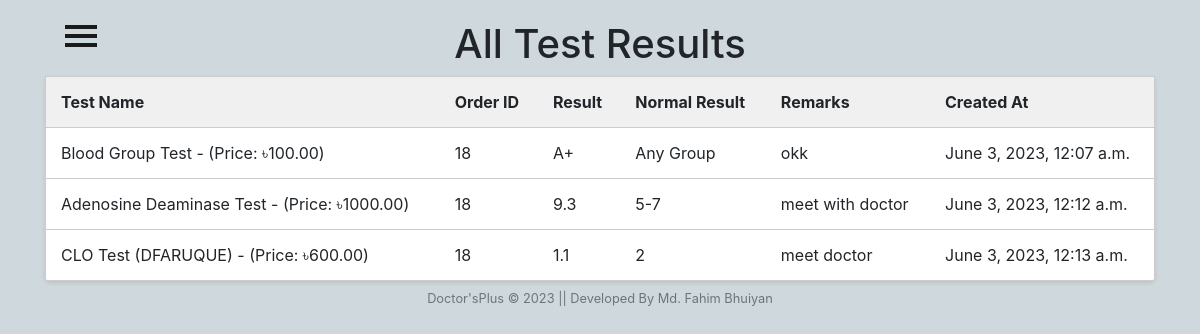
/patient/test-results/ (signed in), run on the app's committed database.
### Home/models.py (models this page shows, shortened)
class TestResult(models.Model):
    test_name = models.ForeignKey(Diagnostic, on_delete=models.CASCADE)
    order = models.ForeignKey(DiagnosticOrder, on_delete=models.CASCADE)
    result = models.CharField(max_length=100)
    normal_result = models.CharField(max_length=100, default='')
    remarks = models.TextField(blank=True)
    created_at = models.DateTimeField(auto_now_add=True)

### adminView/models.py (models this page shows)
class Diagnostic(models.Model):
    CATEGORY_CHOICES = (
        ('Blood', 'Blood'),
        ('Urine', 'Urine'),
        ('Other', 'Other'),
    )
    test_name = models.CharField(max_length=50)
    price = models.DecimalField(max_digits=8, decimal_places=2)
    category = models.CharField(max_length=50, choices=CATEGORY_CHOICES)
    description = models.TextField(max_length=200)
    def __str__(self):
        return f"{self.test_name} - (Price: ৳{self.price})"

### patient/models.py (models this page shows, shortened)
class DiagnosticOrder(models.Model):
    GENDER_CHOICES = (
        ('Male', 'Male'),
        ('Female', 'Female'),
        ('Other', 'Other'),
    )
    patient = models.ForeignKey(User, on_delete=models.CASCADE)
    patient_name = models.CharField(max_length=20, null=True)
    patient_age = models.IntegerField(null=True)
    patient_mobile = models.CharField(max_length=20, null=True)
    patient_email = models.EmailField(null=True)
    patient_gender = models.CharField(max_length=6, choices=GENDER_CHOICES, null=True)
    doctor = models.ForeignKey(Doctor, on_delete=models.CASCADE)
    Address = models.CharField(max_length=250)
    additional_tests = models.ManyToManyField(Diagnostic, related_name='additional_orders')
    payment_amount = models.DecimalField(max_digits=8, decimal_places=2)
    payment_status = models.BooleanField(default=True)

### patient/views.py (the view)
# urls.py: path('test-results/', TestResultListView.as_view(), name='test-result-list'),
class TestResultListView(ListView):
    model = TestResult
    template_name = 'diagnostics/test_result_list.html'
    context_object_name = 'test_results'
    def get_queryset(self):
        return TestResult.objects.filter(order__patient=self.request.user)

### Templates/diagnostics/test_result_list.html (shortened to what this page needs)
{% load static %}
<html lang="en">
<head>
  <link rel="stylesheet" href="https://stackpath.bootstrapcdn.com/bootstrap/4.5.2/css/bootstrap.min.css">
</head>
{% include "patient/sidenav_bar.html" %}
<body>
  <div class="container">
    <h1 class="text-center">All Test Results</h1>
    <table class="appointment-table">
      <thead>
        <tr>
          <th>Test Name</th>
          <th>Order ID</th>
          <th>Result</th>
          <th>Normal Result</th>
          <th>Remarks</th>
          <th>Created At</th>
        </tr>
      </thead>
      <tbody>
        {% for test_result in test_results %}
          <tr>
            <td>{{ test_result.test_name }}</td>
            <td>{{ test_result.order.pk }}</td>
            <td>{{ test_result.result }}</td>
            <td>{{ test_result.normal_result }}</td>
            <td>{{ test_result.remarks }}</td>
            <td>{{ test_result.created_at }}</td>
          </tr>
        {% empty %}
          <tr>
            <td colspan="6">No test results available.</td>
          </tr>
        {% endfor %}
      </tbody>
    </table>
  </div>
  {% include "Home/footer.html" %}
</body>
</html>

### static/CSS/patientnav.css (style rules this page uses)
body { position: relative; overflow-x: hidden; background-color: #cfd8dc; }
body, html { height: 100%; }

### Templates/diagnostics/test_result_list.html (style rules this page uses)
body { font-family: Arial, sans-serif; margin: 0; padding: 20px; background-color: #f7f7f7; }
.container { max-width: 600px; margin: 0 auto; }
.appointment-table { width: 100%; border-collapse: collapse; background-color: #fff; border: 1px solid #ccc; border-radius: 5px; box-shadow: 0 2px 4px rgba(0, 0, 0, 0.1); }
.appointment-table th, .appointment-table td { padding: 15px; text-align: left; border-bottom: 1px solid #ccc; }
.appointment-table th { background-color: #f0f0f0; }
.appointment-table tr:last-child td { border-bottom: none; }

### data on the page
TestResult: test_name "Blood Group Test - (Price: ৳100.00)", order.pk "18", result "A+", normal_result "Any Group", remarks "okk", created_at "June 3, 2023, 12:07 a.m."
TestResult: test_name "Adenosine Deaminase Test - (Price: ৳1000.00)", order.pk "18", result "9.3", normal_result "5-7", remarks "meet with doctor", created_at "June 3, 2023, 12:12 a.m."
TestResult: test_name "CLO Test (DFARUQUE) - (Price: ৳600.00)", order.pk "18", result "1.1", normal_result "2", remarks "meet doctor", created_at "June 3, 2023, 12:13 a.m."
